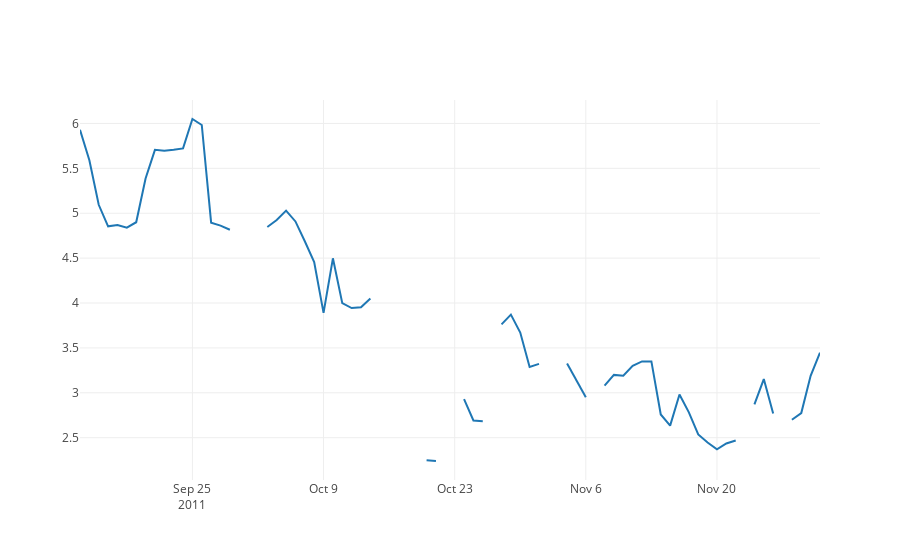

Source (notebook cell):
### Code cell
# query # query payload
kw_list = ["bitcoin"]
start_time = '2011-01-01'
end_time = '2011-12-31'
payLoadBuider(kw_list,start_time,end_time)
related_query = pytrends.related_queries()
# word cloud utility# query payload
values = related_query[kw_list[0]]['top']['value']
words = related_query[kw_list[0]]['top']['query']
wordCloudGenerator(values, words,title="Bitcoin top keyword in 2011")

# price correaltion in 2011
# slice time
df = selectPeriod(btc_usd_datasets, start_year = 2011, start_month = 1, end_year = 2011,end_month = 12)
btc_trace = go.Scatter(x=df.index, y=df['avg_btc_price_usd'])
py.iplot([btc_trace])

### Figure 1 — Plotly figure (JSON) as saved in the notebook; plotly's stock layout.template omitted (floating-point values rounded to 4 significant figures)
{"data": [{"type": "scatter", "x": ["2011-09-13", "2011-09-14", "2011-09-15", "2011-09-16", "2011-09-17", "2011-09-18", "2011-09-19", "2011-09-20", "2011-09-21", "2011-09-22", "2011-09-23", "2011-09-24", "2011-09-25", "2011-09-26", "2011-09-27", "2011-09-28", "2011-09-29", "2011-09-30", "2011-10-01", "2011-10-02", "2011-10-03", "2011-10-04", "2011-10-05", "2011-10-06", "2011-10-07", "2011-10-08", "2011-10-09", "2011-10-10", "2011-10-11", "2011-10-12", "2011-10-13", "2011-10-14", "2011-10-15", "2011-10-16", "2011-10-17", "2011-10-18", "2011-10-19", "2011-10-20", "2011-10-21", "2011-10-22", "2011-10-23", "2011-10-24", "2011-10-25", "2011-10-26", "2011-10-27", "2011-10-28", "2011-10-29", "2011-10-30", "2011-10-31", "2011-11-01", "2011-11-02", "2011-11-03", "2011-11-04", "2011-11-05", "2011-11-06", "2011-11-07", "2011-11-08", "2011-11-09", "2011-11-10", "2011-11-11", "2011-11-12", "2011-11-13", "2011-11-14", "2011-11-15", "2011-11-16", "2011-11-17", "2011-11-18", "2011-11-19", "2011-11-20", "2011-11-21", "2011-11-22", "2011-11-23", "2011-11-24", "2011-11-25", "2011-11-26", "2011-11-27", "2011-11-28", "2011-11-29", "2011-11-30", "2011-12-01"], "y": [5.929, 5.591, 5.094, 4.855, 4.87, 4.84, 4.9, 5.388, 5.706, 5.697, 5.707, 5.722, 6.05, 5.983, 4.895, 4.862, 4.816, null, null, null, 4.848, 4.925, 5.029, 4.909, 4.688, 4.456, 3.89, 4.498, 3.999, 3.944, 3.953, 4.05, null, null, 3.92, null, null, 2.248, 2.24, null, null, 2.93, 2.691, 2.683, null, 3.762, 3.871, 3.671, 3.289, 3.322, null, null, 3.327, 3.131, 2.95, null, 3.08, 3.199, 3.189, 3.3, 3.35, 3.35, 2.758, 2.635, 2.981, 2.783, 2.536, 2.446, 2.37, 2.435, 2.469, null, 2.871, 3.153, 2.77, null, 2.699, 2.774, 3.19, 3.447]}], "layout": {}}
